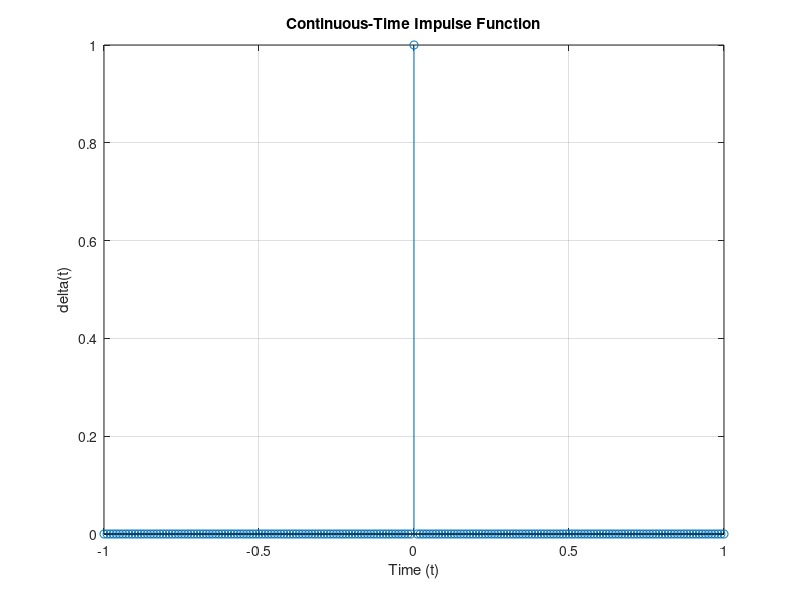

Write MATLAB code to recreate this figure.
% Define the time vector
t = -1:0.01:1;

% Define the continuous-time impulse function
delta = t == 0;

% Plot the continuous-time impulse function
figure;
stem(t, delta);
title('Continuous-Time Impulse Function');
xlabel('Time (t)');
ylabel('delta(t)');
grid on;
